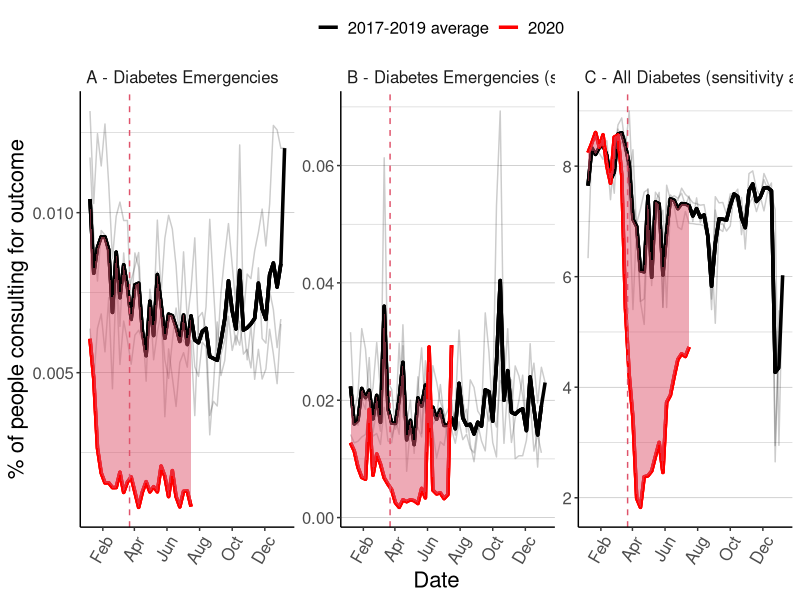

Source code (R):
#---------------------------------------------------------------------------------------
# Project: Covid-Collateral
# Program Name: outcomesOverall
# Author: Alasdair SA_diabetes_def 
# Date Created: 07/10/2020
# Notes: How sensitive are results to the definition of "diabetes"
#---------------------------------------------------------------------------------------

# Flag missing libraries and install those required
list <-  c("tidyverse", "lubridate", "cowplot")
new.packages <- list[!(list %in% installed.packages()[,"Package"])]
if(length(new.packages)) install.packages(new.packages)

library(tidyverse)
library(lubridate)
library(cowplot)

# Import data -------------------------------------------------------------
outcome_of_interest <- c("diabetes", "diabetes_sa", "diabetes_s2")

outcome_of_interest_namematch <- bind_cols("outcome" = outcome_of_interest, 
																					 "outcome_name" = (c("A - Diabetes Emergencies", 
																					 										"B - Diabetes Emergencies (sensitivity analysis)",
																					 										"C - All Diabetes (sensitivity analysis)")
																					 )
)
plot_order <- c(1,2,3) 

outcome_1 <- read_csv(here::here("data", "an_diabetes.csv")) %>%
	mutate_at(vars(weekDate), dmy) %>%
	mutate(proportion = (numOutcome/numEligible)*100) 
outcome_2 <- read_csv(here::here("data/Sens_analysis/an_diab_hyperglyc.csv")) %>%
	mutate_at(vars(weekDate), dmy) %>%
	mutate(proportion = (numOutcome/numEligible)*100) 
outcome_3 <- read_csv(here::here("data/Sens_analysis/an_diabetes_full.csv")) %>%
	mutate_at(vars(weekDate), dmy) %>%
	mutate(proportion = (numOutcome/numEligible)*100) 

plot_main <- function(ii){
	out_file <- get(paste0("outcome_",ii))
	## recode all the factor variables
	out_file <- out_file %>%
		mutate(category_cat = category) %>%
		mutate_at("category_cat" , ~ifelse(stratifier == "gender", 
																			 recode(.,`1` = "Male", `2` = "Female"),
																			 ifelse(stratifier == "age", 
																			 			 recode(.,`10` = "10-30", `20` = "10-30", `30` = "30-50", `40` = "30-50", `50` = "50-70", `60` = "50-70", `70` = "70+", `80` = "70+", `90` = "70+", `100` = "70+"),
																			 			 ifelse(stratifier == "region", 
																			 			 			 recode(.,`1` = "North East",`2` = "North West",`3` = "Yorkshire & the Humber",`4` = "East Midlands",`5` = "West Midlands",`6` = "Eastern",`7` = "South West",`8` = "South Central",`9` = "London",`10` = "South East",`11` = "Northern Ireland"),
																			 			 			 .)
																			 )
		)
		)
	
	df_plot_1 <- out_file %>%
		rename("value" = proportion) %>%
		filter(stratifier == "overall") 
	
	# Week
	figure1 <- ggplot(df_plot_1, aes(x = time, y = value)) +
		geom_line() +
		geom_point() +
		xlab("Date") +
		ylab("Proportion Overall") +
		ggtitle(stringr::str_to_title(outcome_of_interest[ii])) +
		theme_classic() +
		theme(axis.text.x = element_text(angle = 60, hjust = 1)) +
		scale_x_continuous(
			breaks = c(0, 52, 104, 156, 167, 208),
			labels = c("2017", "2018", "2019", "2020", "Lockdown", "2021")
		) +
		geom_vline(xintercept = 167, linetype = "dashed")
	
	# Plot style 2 - relative change from baseline ----------------------------
	Plot_fmt <- df_plot_1 %>%
		mutate(year = year(weekDate)) %>%
		mutate(week = week(weekDate)) 
	
	Plot_2020 <- Plot_fmt %>%
		filter(year == 2020) %>% 
		select(week, "value_20" = value) 
	
	Plot_historical <- Plot_fmt %>%
		filter(year != 2020) %>%
		group_by(week) %>%
		summarise(value = mean(value)) %>% 
		rename("value_hist" = value)
	
	df_plot2 <- Plot_fmt %>% 
		filter(year != 2020) %>%
		left_join(Plot_historical, by = "week") %>%
		left_join(Plot_2020, by = "week") %>%
		mutate(plotWeek = as.Date("1991-01-01")+(week*7)) %>%
		mutate(value_20_low = ifelse(value_20 < value_hist, value_20, value_hist),
					 value_20_hi = ifelse(value_20 > value_hist, value_20, value_hist))
	
	
	name_to_plot_title <- outcome_of_interest_namematch %>%
		filter(outcome == outcome_of_interest[ii]) %>% 
		select(outcome_name)
	
	df_plot2 <- df_plot2 %>%
		mutate(plot_name = pull(name_to_plot_title),
					 fill_group = "lo")

	## bodging so that the lines sync up despite the colour switch
	higher_pts <- which(df_plot2$value_20 > df_plot2$value_hist)
	for(xx in higher_pts){
		dup_row <- df_plot2 %>%
			slice(xx) %>%
			mutate(fill_group = "hi")
		df_plot2 <- df_plot2 %>%
			slice(-xx) %>%
			add_row(dup_row) %>%
			add_row(dup_row)
	}
	
	df_plot2
}

pdf("~/Documents/COVID-Collateral/graphfiles/SA_diabetes.pdf", width = 12, height = 5)

plot_full <- NULL
for(ii in plot_order){
	print(ii)
	plot_full <- plot_full %>%
		bind_rows(
			plot_main(ii)
		)
}
plot_full$plot_name <- factor(plot_full$plot_name, levels = outcome_of_interest_namematch$outcome_name[plot_order])

bkg_colour <- "white"
colors <- c("2020" = "red", "2017-2019 average" = "black")
figure_1b <- ggplot(plot_full, aes(x = plotWeek, y = value, group = year)) +
	geom_line(data = filter(plot_full, year == 2017), alpha = 0.2) +  #aes(col = "2017"), 
	geom_line(data = filter(plot_full, year == 2018), alpha = 0.2) +  #aes(col = "2018"), 
	geom_line(data = filter(plot_full, year == 2019), alpha = 0.2) +  #aes(col = "2019"), 
	geom_line(aes(y = value_hist, col = "2017-2019 average"), lwd = 1.2) +
	geom_line(aes(y = value_20, col = "2020"), lwd = 1.2) +
	geom_ribbon(aes(ymin = value_20, ymax = value_hist), fill = alpha(2, 0.2), lty = 0) +
	scale_x_date(date_labels = "%b", breaks = "2 months") +
	facet_wrap(~plot_name, scales = "free", ncol = 4) +
	geom_vline(xintercept = as.Date("1991-03-23"), linetype = "dashed", col = 2) +
	labs(x = "Date", y = "% of people consulting for outcome") +
	theme_classic() +
	theme(axis.title = element_text(size = 16),
				axis.text.y = element_text(size = 12),
				axis.text.x = element_text(angle = 60, hjust = 1, size = 12),
				legend.position = "top",
				plot.background = element_rect(fill = bkg_colour, colour =  NA),
				panel.background = element_rect(fill = bkg_colour, colour =  NA),
				legend.text = element_text(size = 12),
				legend.title = element_text(size = 12),
				legend.background = element_rect(fill = bkg_colour, colour = NA),
				strip.background = element_rect(fill = bkg_colour, colour =  NA),
				strip.text = element_text(size = 12, hjust = 0),
				panel.grid.major = element_blank(),
				panel.grid.minor.x = element_blank(),
				panel.grid.minor.y = element_line(size=.2, color=rgb(0,0,0,0.2)) ,
				panel.grid.major.y = element_line(size=.2, color=rgb(0,0,0,0.3))) +
	scale_color_manual(name = "",
										 breaks = c("2017-2019 average", "2020"),
										 labels = c("2017-2019 average", "2020"),
										 values = colors)
figure_1b
dev.off()
#ggsave(file = "~/Documents/COVID-Collateral/graphfiles/overallOutcomes.pdf", width = 12, height = 12)

